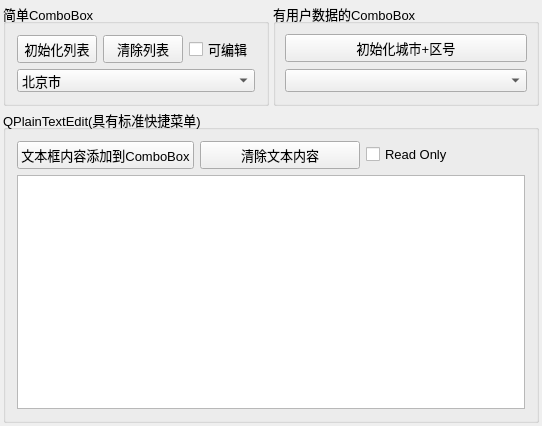
<?xml version="1.0" encoding="UTF-8"?>
<ui version="4.0">
 <class>Widget</class>
 <widget class="QWidget" name="Widget">
  <property name="geometry">
   <rect>
    <x>0</x>
    <y>0</y>
    <width>542</width>
    <height>426</height>
   </rect>
  </property>
  <property name="font">
   <font>
    <pointsize>10</pointsize>
   </font>
  </property>
  <property name="windowTitle">
   <string>QComboBox和QPlainTextEdit</string>
  </property>
  <layout class="QVBoxLayout" name="verticalLayout_3">
   <property name="spacing">
    <number>3</number>
   </property>
   <property name="leftMargin">
    <number>3</number>
   </property>
   <property name="topMargin">
    <number>3</number>
   </property>
   <property name="rightMargin">
    <number>3</number>
   </property>
   <property name="bottomMargin">
    <number>3</number>
   </property>
   <item>
    <layout class="QHBoxLayout" name="horizontalLayout">
     <property name="spacing">
      <number>4</number>
     </property>
     <item>
      <widget class="QGroupBox" name="groupBox">
       <property name="title">
        <string>简单ComboBox</string>
       </property>
       <layout class="QGridLayout" name="gridLayout">
        <item row="0" column="0">
         <widget class="QPushButton" name="btnIniItems">
          <property name="text">
           <string>初始化列表</string>
          </property>
         </widget>
        </item>
        <item row="0" column="1">
         <widget class="QPushButton" name="btnClearItems">
          <property name="text">
           <string>清除列表</string>
          </property>
         </widget>
        </item>
        <item row="0" column="2">
         <widget class="QCheckBox" name="chkBoxEditable">
          <property name="maximumSize">
           <size>
            <width>200</width>
            <height>16777215</height>
           </size>
          </property>
          <property name="text">
           <string>可编辑</string>
          </property>
         </widget>
        </item>
        <item row="1" column="0" colspan="3">
         <widget class="QComboBox" name="comboBox">
          <property name="editable">
           <bool>false</bool>
          </property>
          <property name="currentIndex">
           <number>0</number>
          </property>
          <item>
           <property name="text">
            <string>北京市</string>
           </property>
           <property name="icon">
            <iconset resource="res.qrc">
             <normaloff>:/images/icons/UNIT.ICO</normaloff>:/images/icons/UNIT.ICO</iconset>
           </property>
          </item>
          <item>
           <property name="text">
            <string>重庆市</string>
           </property>
           <property name="icon">
            <iconset>
             <normaloff>icons/UNIT.ICO</normaloff>icons/UNIT.ICO</iconset>
           </property>
          </item>
          <item>
           <property name="text">
            <string>上海市</string>
           </property>
           <property name="icon">
            <iconset resource="res.qrc">
             <normaloff>:/images/icons/UNIT.ICO</normaloff>:/images/icons/UNIT.ICO</iconset>
           </property>
          </item>
         </widget>
        </item>
       </layout>
      </widget>
     </item>
     <item>
      <widget class="QGroupBox" name="groupBox_3">
       <property name="title">
        <string>有用户数据的ComboBox</string>
       </property>
       <layout class="QVBoxLayout" name="verticalLayout_2">
        <property name="leftMargin">
         <number>9</number>
        </property>
        <property name="topMargin">
         <number>9</number>
        </property>
        <property name="rightMargin">
         <number>9</number>
        </property>
        <property name="bottomMargin">
         <number>9</number>
        </property>
        <item>
         <widget class="QPushButton" name="btnIni2">
          <property name="text">
           <string>初始化城市+区号</string>
          </property>
         </widget>
        </item>
        <item>
         <widget class="QComboBox" name="comboBox2"/>
        </item>
       </layout>
      </widget>
     </item>
    </layout>
   </item>
   <item>
    <widget class="QGroupBox" name="groupBox_2">
     <property name="title">
      <string>QPlainTextEdit(具有标准快捷菜单)</string>
     </property>
     <layout class="QVBoxLayout" name="verticalLayout">
      <item>
       <layout class="QHBoxLayout" name="horizontalLayout_2">
        <item>
         <widget class="QPushButton" name="btnToComboBox">
          <property name="text">
           <string>文本框内容添加到ComboBox</string>
          </property>
         </widget>
        </item>
        <item>
         <widget class="QPushButton" name="btnClearText">
          <property name="text">
           <string>清除文本内容</string>
          </property>
         </widget>
        </item>
        <item>
         <widget class="QCheckBox" name="chkBoxReadonly">
          <property name="maximumSize">
           <size>
            <width>200</width>
            <height>16777215</height>
           </size>
          </property>
          <property name="layoutDirection">
           <enum>Qt::LeftToRight</enum>
          </property>
          <property name="text">
           <string>Read Only</string>
          </property>
         </widget>
        </item>
       </layout>
      </item>
      <item>
       <widget class="QPlainTextEdit" name="plainTextEdit"/>
      </item>
     </layout>
    </widget>
   </item>
  </layout>
 </widget>
 <layoutdefault spacing="6" margin="11"/>
 <resources>
  <include location="res.qrc"/>
 </resources>
 <connections/>
</ui>
